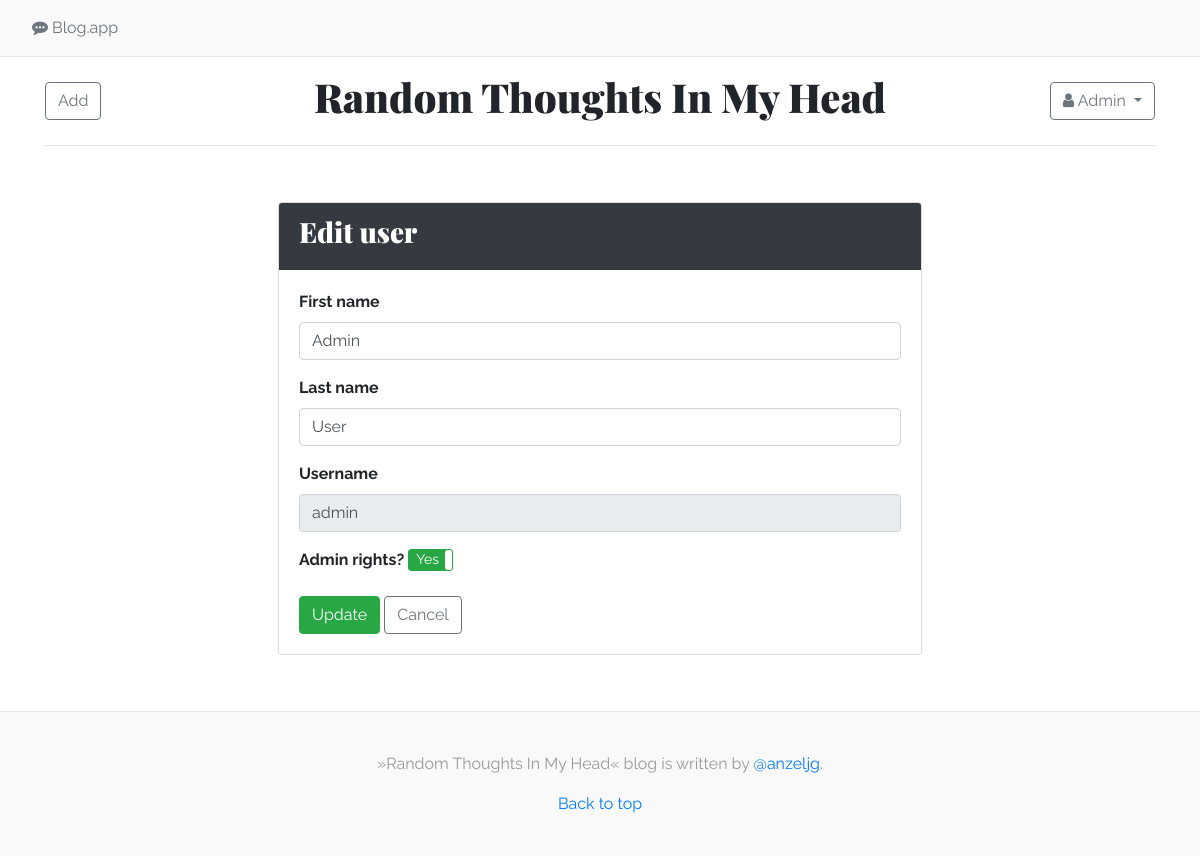
/user/edit/1 (signed in), run on the app's committed database.
### app.py (models this page shows, shortened)
class User(db.Model):
    __tablename__ = 'user'
    id        = db.Column(db.Integer, nullable=False, primary_key=True, autoincrement=True)
    firstname = db.Column(db.String, nullable=False)
    lastname  = db.Column(db.String, nullable=False)
    username  = db.Column(db.String, nullable=False, unique=True)
    password  = db.Column(db.String, nullable=False)
    admin     = db.Column(db.Boolean, default=0)

### app.py (the view, shortened to what this page needs)
@app.route('/user/edit/<id>', methods=['GET', 'POST'])
def edit_user(id):
    record = db.session.query(User).get(id)
    form = EditUserForm(obj=record)
    return render_template('user.html', user=session, type='edit', title='Edit user', form=form)

### app.py
class EditUserForm(FlaskForm):
    firstname = StringField(
        'First name',
        validators = [DataRequired('You must provide first name.')]
    )
    lastname = StringField(
        'Last name',
        validators = [DataRequired('You must provide last name.')]
    )
    username = StringField(
        'Username',
        render_kw={
            'disabled': 'disabled'
        }
    )
    admin = BooleanField(
        'Admin rights?',
        render_kw={
            'data-toggle': 'toggle',
            'data-size': 'xs',  # Extra small
            'data-on': 'Yes',
            'data-off': 'No',
            'data-onstyle': 'success',
            'data-offstyle': 'danger'
        }
    )
    submit = SubmitField('Update')

### templates/user.html (shortened to what this page needs)
{% extends "base.html" %}
{% block content %}
    {% if user and user.loggedin and user.is_admin %}
	<div class="col-8 offset-2 p-4 p-md-5 my-2">
        <div class="card">
            <div class="card-header text-white bg-dark">
                <h3>{{ title }}</h3>
            </div>
            <div class="card-body">
                <form method="POST">
				{% if type == 'add' or type == 'edit' %}
					<div class="form-group">
						<b>{{ form.firstname.label }}</b>
						{{ form.firstname(class='form-control') }}
					</div>
					<div class="form-group">
						<b>{{ form.lastname.label }}</b>
						{{ form.lastname(class='form-control') }}
					</div>
					<div class="form-group">
						<b>{{ form.username.label }}</b>
						{{ form.username(class='form-control') }}
					</div>
				{% endif %}
				{% if type == 'add' or type == 'edit' %}
					<div class="form-group">
						<b>{{ form.admin.label }}</b>
					</div>
					{{ form.submit(class='btn btn-success') }}
					<a href="/admin" class="btn btn-outline-secondary">Cancel</a>
				{% endif %}
                </form>
            </div>
        </div>
    </div>
    {% endif %}
{% endblock %}

### static/css/style.css (style rules this page uses)
html, body { height: 100%; }
body { display: flex; flex-direction: column; font-family: 'Raleway', 'Helvetica', 'Arial', sans-serif; }
h1, h2, h3, h4, h5, h6 { font-family: 'Playfair Display', 'Georgia', 'Times New Roman', serif; }

### data on the page
User: firstname "Admin", lastname "User", username "admin"

### other printed values
{{ user.firstname }} "Admin"
{{ title }} "Edit user"
